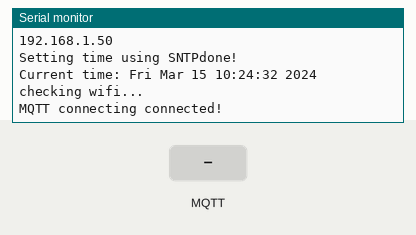
This sketch was run on a simulated ESP8266 (NodeMCU). Shown: the last lines printed to the serial monitor. Inputs (shaded band) come from the test bench. WiFi joins after 1.5 s; servers stay silent unless stated; the local clock reads 2024-03-15 10:24:30 at power-on unless the sketch sets it; no MQTT or app messages arrive unless stated.

Above: at 3.2 s.
3.3 s: MQTT message "1" arrives on the first subscribed topic
At 4.5 s:
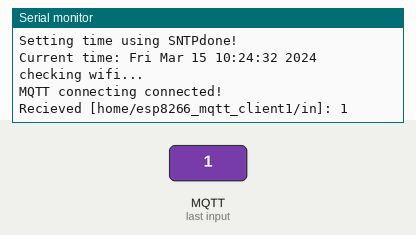
4.8 s: MQTT message "on" arrives on the first subscribed topic
At 5.9 s:
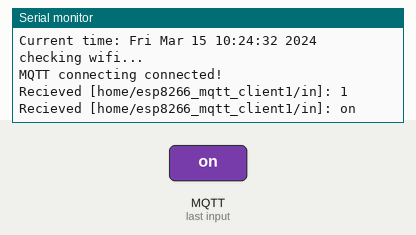
6.3 s: MQTT message "off" arrives on the first subscribed topic
At 7.0 s:
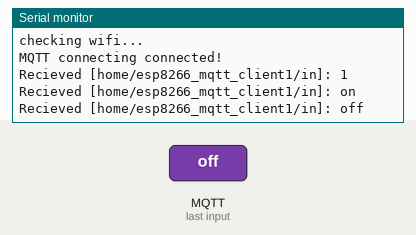
7.8 s: MQTT message "1" arrives on the second subscribed topic
At 8.1 s:
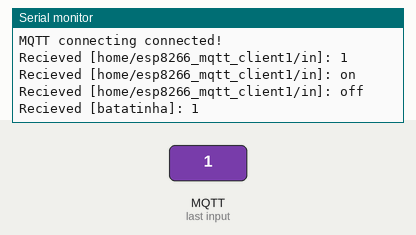
9.3 s: MQTT message "on" arrives on the second subscribed topic
At 10.5 s:
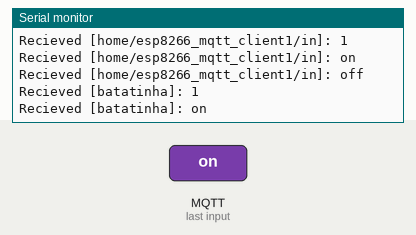
10.8 s: MQTT message "off" arrives on the second subscribed topic
At 11.6 s:
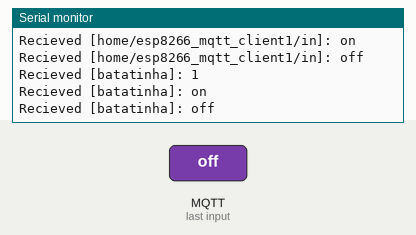

The sketch:

ESP_cert.ino
```cpp
#include <ESP8266WiFi.h>
#include <WiFiClientSecure.h>
#include <MQTT.h>
#include <time.h>

//enable only one of these below, disabling both is fine too.
#define CHECK_CA_ROOT
//#define CHECK_PUB_KEY
//#define CHECK_FINGERPRINT
////--------------------------////

#ifndef SECRET
    const char ssid[] = "redes_mqtt";
    const char pass[] = "redes22108";

    #define HOSTNAME "esp8266_mqtt_client1"

    const char MQTT_HOST[] = "172.16.158.155";
    const int MQTT_PORT = 8883;
    const char MQTT_USER[] = ""; // leave blank if no credentials used
    const char MQTT_PASS[] = ""; // leave blank if no credentials used

    const char MQTT_SUB_TOPIC[] = "home/" HOSTNAME "/in";
    const char MQTT_PUB_TOPIC[] = "home/" HOSTNAME "/out";
    const char MQTT_SUB_TOPIC2[] = "batatinha";
    const char MQTT_PUB_TOPIC2[] = "fofuxo";

    #ifdef CHECK_CA_ROOT
    static const char digicert[] PROGMEM = R"EOF(
-----BEGIN CERTIFICATE-----
MIIDzTCCArWgAwIBAgIUbGwEwlE705f2phrYXOm7KNKuYywwDQYJKoZIhvcNAQEL
BQAwdjELMAkGA1UEBhMCQlIxFzAVBgNVBAgMDlNhbnRhLUNhdGFyaW5hMRYwFAYD
VQQHDA1GbG9yaWFub3BvbGlzMQ0wCwYDVQQKDARJRlNDMQ4wDAYDVQQLDAVSZWRl
czEXMBUGA1UEAwwOMTcyLjE2LjE1OC4xNTUwHhcNMjIwNjA3MTM0MjUxWhcNMjMw
NjA3MTM0MjUxWjB2MQswCQYDVQQGEwJCUjEXMBUGA1UECAwOU2FudGEtQ2F0YXJp
bmExFjAUBgNVBAcMDUZsb3JpYW5vcG9saXMxDTALBgNVBAoMBElGU0MxDjAMBgNV
BAsMBVJlZGVzMRcwFQYDVQQDDA4xNzIuMTYuMTU4LjE1NTCCASIwDQYJKoZIhvcN
AQEBBQADggEPADCCAQoCggEBALL2AkeRHX6CCe0F3Y/CdkVZ5EBiXG55mpCuUhPi
AnGrf/xPVn5KBmZTTHJ2qk3M4z+STcuAfJ7SKU2fISoYMW/Wt0KI6nhr9BFa64/f
UBCMfVM8uqkRF5fmFI3zhNef0Vz+8GeXZK0uRjsP32lNEuU/lUB7hUpfSg4IyRYS
u8Oe10vMykGxXAG/YsTnaNCwhyNJYT1n/I1BXhB64Ectf72BdHWshEFA0ghgJE+c
Q7dmDm2C6xQq+sAYfFPmQGCYbaa3oac9UpTiJbosNlgBkE9agtDYIPQ4sKC8PWOu
1GGH20VnkjP/2GXpyfHH5T5mK8/+pOYmHgCC8hnf/4gDJSUCAwEAAaNTMFEwHQYD
VR0OBBYEFOv0/rvw/r+AOG/X19+wwgT66E0FMB8GA1UdIwQYMBaAFOv0/rvw/r+A
OG/X19+wwgT66E0FMA8GA1UdEwEB/wQFMAMBAf8wDQYJKoZIhvcNAQELBQADggEB
ACZRfiS5LdPxTbTj+95Y+iTPyxCktkGCeQ3dFqwmhLasrHxXgXIxfgi9tdKdUz7q
AuKv7QB2PEjvxDK+tn7UgyYaP9ODV0v7cEACyg1Xz93TSAgGtON0ZNyHU5WK4X05
yNdjmVDosM4xnMy78oQfUNKaQcusKYbiN+fpBhNtKnCR3BsY+B/GBSlNNQmasbt/
IN8zF77ckd8DPgFihhXJvr3qG8BPX7wp08zOLjW4wBiU6eOZMUlUyKV7yOsjr3Vd
/iPLzfRC3422Ti90qCtD6yPo8hY7kG1gqPNoK/pEN6e8Xxg2CzCjn3tDd24Ya9Yn
xzdZG+GbooIlOD0w8UPynYc=
-----END CERTIFICATE-----
    )EOF";
    #endif

    #ifdef CHECK_PUB_KEY
    // Extracted by: openssl x509 -pubkey -noout -in ca.crt
    static const char pubkey[] PROGMEM = R"KEY(
    -----BEGIN PUBLIC KEY-----
30 82 01 0a 02 82 01 01 00 c1 34 1c a9 88 cd f4 ce c2 42 8b
4f 74 c7 1d ef 8e 6d d8 b3 6a 63 e0 51 99 83 eb 84 df df 32
5d 35 e6 06 62 7e 02 11 76 f2 3f a7 f2 de d5 9c f1 2d 9b a1
6e 9d ce b1 fc 49 d1 5f f6 ea 37 db 41 89 03 d0 7b 53 51 56
4d ed f1 75 af cb 9b 72 45 7d a1 e3 91 6c 3b 8c 1c 1c 6a e4
19 8e 91 88 34 76 a9 1d 19 69 88 26 6c aa e0 2d 84 e8 31 5b
d4 a0 0e 06 25 1b 31 00 b3 4e a9 90 41 62 33 0f aa 0d f2 e8
fe cc 45 28 1e af 42 51 5e 90 c7 82 ca 68 cb 09 b3 70 3c 9c
aa ca 11 66 3d 6c 22 a3 f3 c3 32 bb 81 4f 33 c7 dd c8 a8 06
7a c9 58 a5 dc dc e8 d7 74 b1 85 24 e7 e3 ee 93 f4 8f f7 6b
d8 b1 fb d9 e4 af bf 73 d0 40 59 7d d0 26 4f 16 1a c2 51 c4
47 49 2c 68 13 ac a3 18 e7 67 cf b7 fa 3e f7 8b 20 1e 7b e2
44 0e 47 0b 7c 78 f9 f4 ca 27 6b 4c 2d 62 72 d8 a4 10 3d e7
1d 88 4c 50 e5 02 03 01 00 01
    -----END PUBLIC KEY-----
    )KEY";
    #endif

    #ifdef CHECK_FINGERPRINT
  // Extracted by: openssl x509 -fingerprint -in ca.crt
    static const char fp[] PROGMEM = "06:90:7E:A4:Ec:A0:F7:70:28:12:DC:51:1F:ED:62:A7:99:AC:71:9A";
    #endif
#endif
//////////////////////////////////////////////////////

#if (defined(CHECK_PUB_KEY) and defined(CHECK_CA_ROOT)) or (defined(CHECK_PUB_KEY) and defined(CHECK_FINGERPRINT)) or (defined(CHECK_FINGERPRINT) and defined(CHECK_CA_ROOT)) or (defined(CHECK_PUB_KEY) and defined(CHECK_CA_ROOT) and defined(CHECK_FINGERPRINT))
#error "cant have both CHECK_CA_ROOT and CHECK_PUB_KEY enabled"
#endif

BearSSL::WiFiClientSecure net;
MQTTClient client;

unsigned long lastMillis = 0;
time_t now;

void mqtt_connect()
{
    Serial.print("checking wifi...");
    while (WiFi.status() != WL_CONNECTED)
    {
        Serial.print(".");
        delay(1000);
    }

    Serial.print("\nMQTT connecting ");
    while (!client.connect(HOSTNAME))
    {
        Serial.print(".");
        delay(1000);
    }

    Serial.println("connected!");

    client.subscribe(MQTT_SUB_TOPIC);
    client.subscribe(MQTT_SUB_TOPIC2);
}

void messageReceived(String &topic, String &payload)
{
    Serial.println("Recieved [" + topic + "]: " + payload);
}

void setup()
{
    Serial.begin(115200);
    Serial.println();
    Serial.println();
    Serial.print("Attempting to connect to SSID: ");
    Serial.print(ssid);
    WiFi.hostname(HOSTNAME);
    WiFi.mode(WIFI_STA);
    WiFi.begin(ssid, pass);
    while (WiFi.status() != WL_CONNECTED)
    {
        Serial.print(".");
        delay(1000);
    }
    Serial.println("connected!");
    Serial.println(WiFi.localIP());
    Serial.print("Setting time using SNTP");
    configTime(-5 * 3600, 0, "pool.ntp.org", "time.nist.gov");
    now = time(nullptr);
    while (now < 1510592825)
    {
        delay(500);
        Serial.print(".");
        now = time(nullptr);
    }
    Serial.println("done!");
    struct tm timeinfo;
    gmtime_r(&now, &timeinfo);
    Serial.print("Current time: ");
    Serial.print(asctime(&timeinfo));

    #ifdef CHECK_CA_ROOT
        BearSSL::X509List cert(digicert);
        net.setTrustAnchors(&cert);
    #endif
    #ifdef CHECK_PUB_KEY
        BearSSL::PublicKey key(pubkey);
        net.setKnownKey(&key);
    #endif
    #ifdef CHECK_FINGERPRINT
        net.setFingerprint(fp);
    #endif
    #if (!defined(CHECK_PUB_KEY) and !defined(CHECK_CA_ROOT) and !defined(CHECK_FINGERPRINT))
        net.setInsecure();
    #endif

    client.begin(MQTT_HOST, MQTT_PORT, net);
    client.onMessage(messageReceived);

    mqtt_connect();
}

void loop()
{
    now = time(nullptr);
    if (WiFi.status() != WL_CONNECTED)
    {
        Serial.print("Checking wifi");
        while (WiFi.waitForConnectResult() != WL_CONNECTED)
        {
            WiFi.begin(ssid, pass);
            Serial.print(".");
            delay(10);
        }
        Serial.println("connected");
    }
    else
    {
        if (!client.connected())
        {
            mqtt_connect();
        }
        else
        {
            client.loop();
        }
    }

    // publish a message roughly every second.
    if (millis() - lastMillis > 5000)
    {
        lastMillis = millis();
        client.publish(MQTT_PUB_TOPIC, ctime(&now), false, 0);
        client.publish(MQTT_PUB_TOPIC2, "teste mqtt", false, 0);
    }
}
```

Measured:
- after the input at 3.3 s, the serial monitor: prints a new line at once (image 1)
- after the input at 4.8 s, the serial monitor: prints a new line at once (image 2)
- after the input at 6.3 s, the serial monitor: prints a new line at once (image 3)
- after the input at 7.8 s, the serial monitor: prints a new line at once (image 4)
- after the input at 9.3 s, the serial monitor: prints a new line at once (image 5)
- after the input at 10.8 s, the serial monitor: prints a new line at once (image 6)
